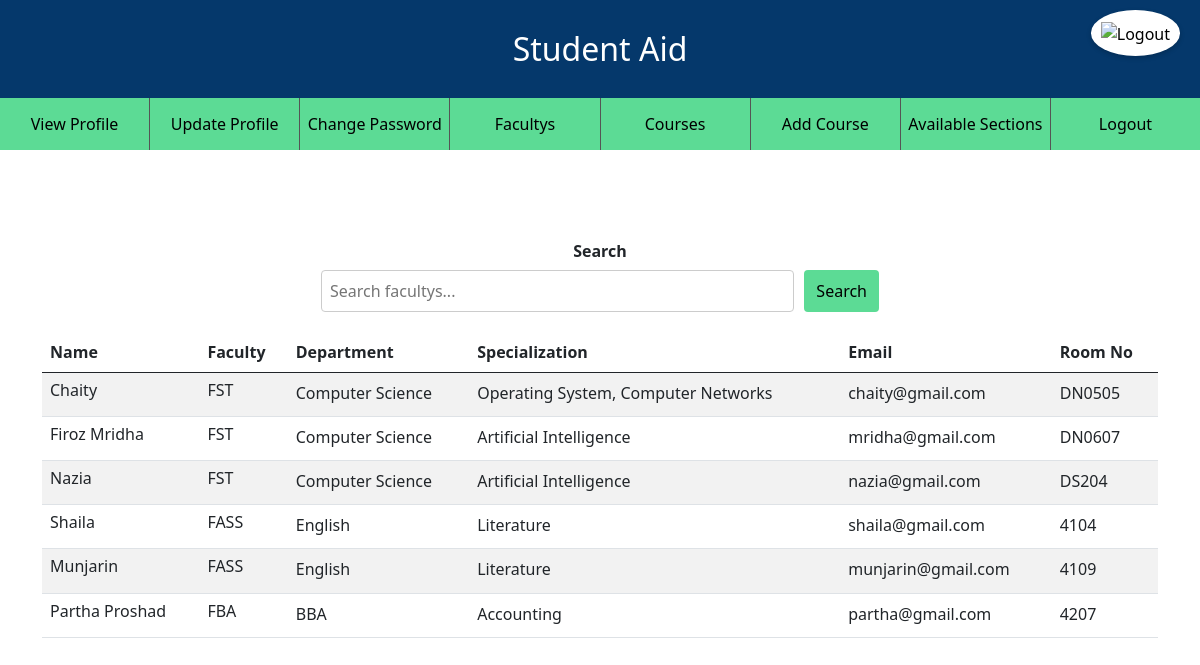
Screenshot of /view/facultyView.php (signed in) with the database file from the repository.
### tables this page shows
CREATE TABLE `facultys` (
  `id` int(100) NOT NULL,
  `name` varchar(50) NOT NULL,
  `faculty` varchar(50) NOT NULL,
  `department` varchar(50) NOT NULL,
  `specialization` varchar(50) NOT NULL,
  `email` varchar(50) NOT NULL,
  `roomNo` varchar(10) NOT NULL
);

### view/facultyView.php (the view, shortened to what this page needs)
<?php
  include('../Controller/header.php');
?>
<!DOCTYPE html>
<html lang="en">
<head>
  <link rel="stylesheet" href="https://cdn.jsdelivr.net/npm/bootstrap@5.0.2/dist/css/bootstrap.min.css">
</head>
<body>
<?php
$conn = connect();
?>
<div class="container mt-4">
    <h6 class="mt-5"><b>Search</b></h6>
    <div class="search-bar">
        <input type="text" id="search" placeholder="Search facultys..." onkeyup="filterFacultys()" />
        <button onclick="$('#search').trigger('keyup')">Search</button>
    </div>
    <table class="table table-striped">
        <thead>
          <tr>
            <th>Name</th>
            <th>Faculty</th>
            <th>Department</th>
            <th>Specialization</th>
            <th>Email</th>
            <th>Room No</th>
          </tr>
        </thead>
        <tbody id="showdata">
          <?php
                $sql = "SELECT * FROM facultys";
                $query = mysqli_query($conn,$sql);
                while($row = mysqli_fetch_assoc($query))
                {
                  echo"<tr>";
                   echo"<td><h6>".$row['name']."</h6></td>";
                   echo"<td><h6>".$row['faculty']."</h6></td>";
                   echo"<td>".$row['department']."</td>";
                   echo"<td>".$row['specialization']."</td>";
                   echo"<td>".$row['email']."</td>";
                   echo"<td>".$row['roomNo']."</td>";
                  echo"</tr>";
                }
            ?>
        </tbody>
    </table>
</div>
</body>
</html>

### Controller/header.php (shortened to what this page needs)
<!DOCTYPE html>
<html lang="en">
<head>
    <link rel="stylesheet" href="../view/CSS/header.css">
</head>
<body>
<header>
<a href="landing.php" class="logo-link"><h1>Student Aid</h1></a>
    <button class="logout-btn" onclick="alert('Logging out...')">
        <img src="https://img.icons8.com/ios-filled/50/logout-rounded.png" alt="Logout">
    </button>
</header>
<nav>
        <a href="../Controller/viewProfileAction.php">View Profile</a>
        <a href="../Controller/editViewProfile.php">Update Profile</a>
        <a href="../view/changePassword.php">Change Password</a>
        <a href="../view/facultyView.php">Facultys</a>
        <a href="../view/courses.php">Courses</a>
        <a href="../view/addCourses.php">Add Course</a>
        <a href="../Controller/sectionViewAction.php">Available Sections</a>
        <a href="../Controller/logout.php">Logout</a>
</nav>
</body>
</html>

### view/CSS/header.css (style rules this page uses)
header { background-color: #05386b; color: white; padding: 30px; text-align: center; position: relative; }
a.logo-link { text-decoration: none; color: inherit; }
a.logo-link h1 { margin: 0; background-color: transparent; color: white; font-size: 2rem; }
.logout-btn { position: absolute; top: 10px; right: 20px; background-color: white; border: none; border-radius: 50%; padding: 10px; cursor: pointer; box-shadow: 0 2px 5px rgba(0, 0, 0, 0.2); transition: background-color 0.3s ease; }
.logout-btn img { width: 24px; height: 24px; }
nav { background: #5cdb95; display: flex; justify-content: space-between; }
nav a { flex: 1; color: black; text-align: center; padding: 14px 0; text-decoration: none; border-right: 1px solid #555; }
nav a:last-child { border-right: none; }
.container { display: flex; flex-direction: column; align-items: center; padding: 20px; }
.search-bar { display: flex; gap: 10px; margin-bottom: 20px; width: 50%; }
.search-bar input { flex: 1; padding: 8px; border: 1px solid #ccc; border-radius: 4px; }
.search-bar button { padding: 8px 12px; background-color: #5cdb95; border: none; border-radius: 4px; cursor: pointer; transition: background-color 0.3s ease; }

### Controller/header.php (style rules this page uses)
body { font-family: Arial, sans-serif; color:#black background-color: #green; margin: 0; padding: 0; }

### view/facultyView.php (style rules this page uses)
.search-bar { display: flex; gap: 10px; margin-bottom: 20px; width: 50%; }
.search-bar input { flex: 1; padding: 8px; border: 1px solid #ccc; border-radius: 4px; }
.search-bar button { padding: 8px 12px; background-color: #5cdb95; border: none; border-radius: 4px; cursor: pointer; transition: background-color 0.3s ease; }

### rows the page displays
facultys: name "Chaity", faculty "FST", department "Computer Science", specialization "Operating System, Computer Networks", email "chaity@gmail.com", roomNo "DN0505"
facultys: name "Firoz Mridha", faculty "FST", department "Computer Science", specialization "Artificial Intelligence", email "mridha@gmail.com", roomNo "DN0607"
facultys: name "Nazia", faculty "FST", department "Computer Science", specialization "Artificial Intelligence", email "nazia@gmail.com", roomNo "DS204"
facultys: name "Shaila", faculty "FASS", department "English", specialization "Literature", email "shaila@gmail.com", roomNo "4104"
facultys: name "Munjarin", faculty "FASS", department "English", specialization "Literature", email "munjarin@gmail.com", roomNo "4109"
facultys: name "Partha Proshad", faculty "FBA", department "BBA", specialization "Accounting", email "partha@gmail.com", roomNo "4207"
